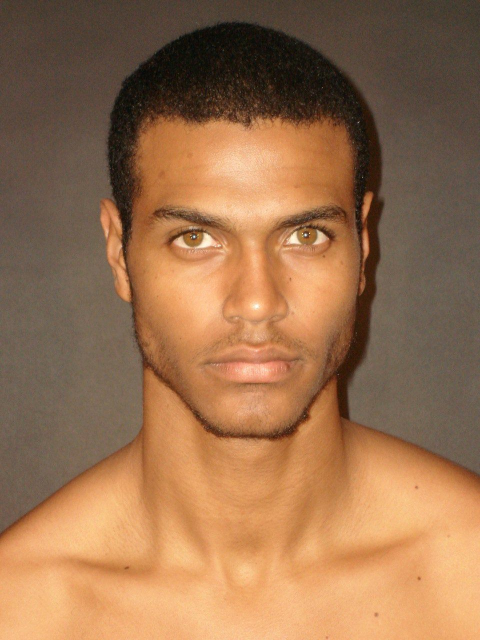
#> input picture face_black.jpg, 960 x 1280 px (shown at 1/2 size)
$ python seg.py
#> lines starting #> are read from the running program, lines starting #| are printed output that depends on the picture; after the words box and inside, x2 and y2 are one past the last pixel; in counts of white or black regions, pixels touching at a corner belong together
import cv2
import numpy as np


def canny_edge_detection(image):
    # Convert the image to grayscale
    gray_image = cv2.cvtColor(image, cv2.COLOR_BGR2GRAY)
    # Apply Canny edge detection
    edges = cv2.Canny(gray_image, 50, 50)  # Increase the thresholds

    # Apply morphological closing to the edges to fill small gaps
    kernel = np.ones((5, 5), np.uint8)  # Kernel size for closing
    closed_edges = cv2.morphologyEx(edges, cv2.MORPH_CLOSE, kernel)
    cv2.imshow("edges", closed_edges)
    return closed_edges


def is_adjacent_to_edge(y, x, edges, max_diff=1):
    # Check if any neighboring pixel (8-connectivity) is part of the edge
    # Make sure the indices are within bounds
    rows, cols = edges.shape
    for dy in [-1, 0, 1]:
        for dx in [-1, 0, 1]:
            ny, nx = y + dy, x + dx
            if 0 <= ny < rows and 0 <= nx < cols and edges[ny, nx] > 0:
                return True
    return False


def flood_fill_skin_region(image, skin_mask, edges, flooded_mask):
    # Convert the skin mask to a binary mask for processing
    skin_mask = skin_mask.astype(np.uint8)

    # Create a separate mask to visualize the regions that will be filled
    fill_mask = np.zeros_like(skin_mask, dtype=np.uint8)

    # Use flood fill to mark regions enclosed by the edges
    for y in range(image.shape[0]):
        for x in range(image.shape[1]):
            # Start a flood fill if the pixel is skin, hasn't been filled yet, and is not adjacent to an edge
            if skin_mask[y, x] == 255 and flooded_mask[y, x] == 0 and not is_adjacent_to_edge(y, x, edges):
                # Flood fill from this skin pixel
                cv2.floodFill(flooded_mask, None, (x, y), 255, loDiff=5, upDiff=5)
                # Mark the regions that are going to be filled
                fill_mask[y, x] = 255

    return flooded_mask, fill_mask


def apply_whitening(hsv_image, mask, increase_v_factor=1.5, decrease_s_factor=0.5):
    # Extract HSV channels
    h_channel = hsv_image[..., 0]
    s_channel = hsv_image[..., 1]
    v_channel = hsv_image[..., 2]

    # Increase the V (brightness) channel and decrease the S (saturation) channel within the mask
    v_channel = np.where(mask == 255, np.clip(v_channel * increase_v_factor, 0, 255), v_channel)
    s_channel = np.where(mask == 255, np.clip(s_channel * decrease_s_factor, 0, 255), s_channel)

    # Rebuild the HSV image
    hsv_image[..., 0] = h_channel
    hsv_image[..., 1] = s_channel
    hsv_image[..., 2] = v_channel

    # Convert back to BGR to visualize the result
    modified_image = cv2.cvtColor(hsv_image, cv2.COLOR_HSV2BGR)

    return modified_image


def remove_outer_layers(mask, num_layers=2):
    """
    Removes the outermost `num_layers` pixels from the mask using morphological erosion.
    """
    # Define the kernel for erosion (a square kernel with a size of 3x3)
    kernel = np.ones((3, 3), np.uint8)

    # Apply erosion `num_layers` times
    for _ in range(num_layers):
        mask = cv2.erode(mask, kernel, iterations=1)

    return mask


def close_mask(mask):
    """
    Apply morphological closing (dilation followed by erosion) to close small gaps.
    """
    kernel = np.ones((5, 5), np.uint8)  # Adjust kernel size to fill gaps
    return cv2.morphologyEx(mask, cv2.MORPH_CLOSE, kernel)


def process_image(image, skin_mask):
    # Step 1: Perform Canny edge detection and apply morphological closing to the edges
    edges = canny_edge_detection(image)

    # Step 2: Initialize the flooded mask (to track filled regions)
    flooded_mask = np.zeros_like(skin_mask, dtype=np.uint8)

    # Step 3: Apply flood fill to detect regions surrounded by edges (only fill unmarked skin pixels not touching the edge)
    filled_mask, fill_mask = flood_fill_skin_region(image, skin_mask, edges, flooded_mask)

    # Step 4: Remove the outermost two layers from the skin mask
    cleaned_mask = remove_outer_layers(skin_mask, num_layers=2)

    # Step 5: Apply morphological closing to close small gaps
    closed_mask = close_mask(cleaned_mask)

    # Step 6: Apply whitening effect on the skin regions surrounded by edges
    whitened_image = apply_whitening(image, filled_mask)

    return whitened_image, fill_mask, closed_mask


# Example usage:

image = cv2.imread('face_black.jpg')
#> image is the input picture: shape (1280, 960, 3); mean B, G, R 79.3, 113.1, 154.1
lower_hsv = np.array([11, 133, 174])  # Example skin tone lower HSV range
upper_hsv = np.array([13, 157, 216])  # Example skin tone upper HSV range

hsv_image = cv2.cvtColor(image, cv2.COLOR_BGR2HSV)
#> hsv_image: shape (1280, 960, 3); mean H, S, V 14, 116.6, 154.1
skinMask = cv2.inRange(hsv_image, lower_hsv, upper_hsv)
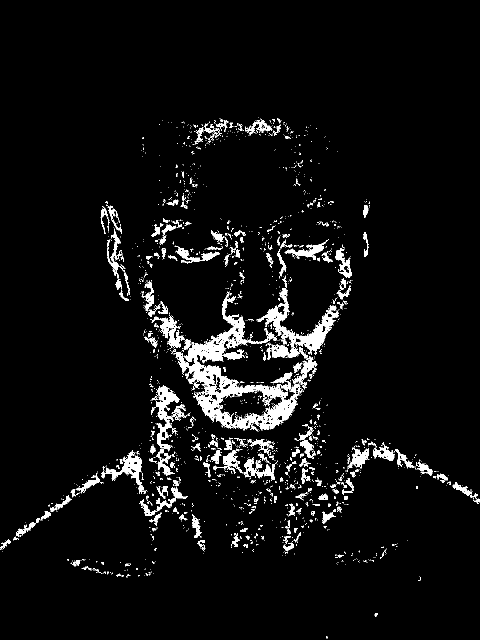
#> skinMask: shape (1280, 960) (shown at 1/2 size); 5% white; 1957 white regions (1730 under 20 px), largest, box (x1, y1, x2, y2) and area: (351, 586, 599, 861) 15348, (513, 576, 678, 720) 5557, (308, 771, 380, 951) 3325
cv2.imshow('skinMask', skinMask)
cv2.waitKey(0)

processed_image, fill_mask, closed_mask = process_image(hsv_image, skinMask)
#> in canny_edge_detection, `gray_image = cv2.cvtColor(image, cv2.COLOR_BGR2GRAY)`:
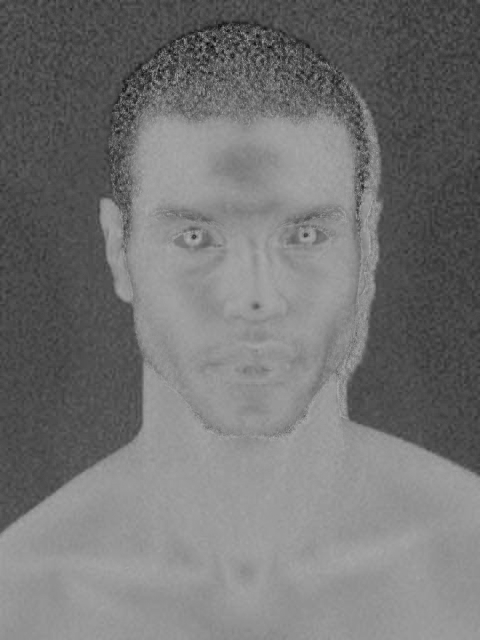
#> gray_image: shape (1280, 960) (shown at 1/2 size); min 1, max 178, mean 116.1
#> in canny_edge_detection, `edges = cv2.Canny(gray_image, 50, 50)`: edges: shape (1280, 960); 5.3% white in thin lines or dots
#> in canny_edge_detection, `closed_edges = cv2.morphologyEx(edges, cv2.MORPH_CLOSE, kernel)`: closed_edges: shape (1280, 960); 13.6% white; 1681 white regions (1369 under 20 px), largest, box (x1, y1, x2, y2) and area: (0, 12, 960, 1070) 127307, (561, 408, 699, 496) 4592, (304, 410, 448, 497) 3457
#> after the loop in flood_fill_skin_region, `for y in range(image.shape[0]):`:
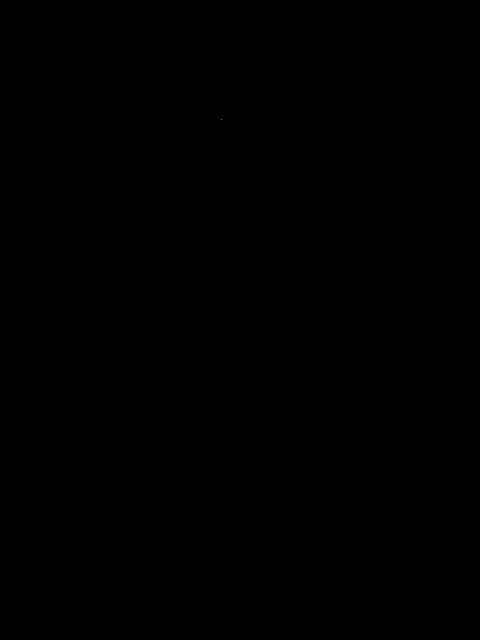
#> fill_mask: shape (1280, 960) (shown at 1/2 size); 0% white in thin lines or dots, all inside (x1, y1, x2, y2) = (443, 238, 444, 239)
#> after the loop in flood_fill_skin_region, `for y in range(image.shape[0]):`: flooded_mask: shape (1280, 960); every value is 255
#> in apply_whitening, `v_channel = hsv_image[..., 2]`:
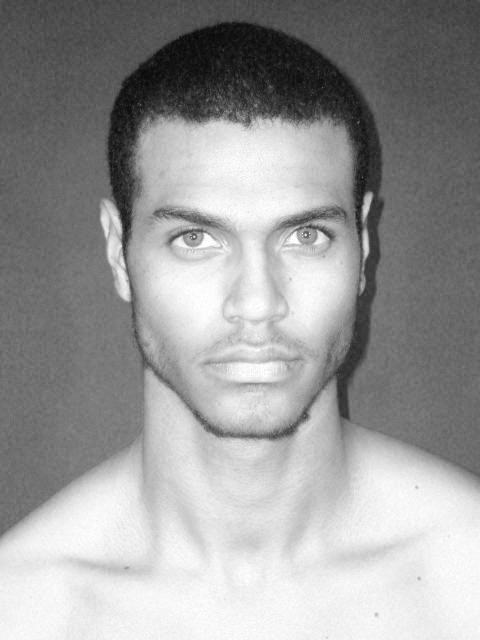
#> v_channel: shape (1280, 960) (shown at 1/2 size); min 1, max 255, mean 154.1
#> in apply_whitening, `v_channel = np.where(mask == 255, np.clip(v_channel * increase_v_facto..`:
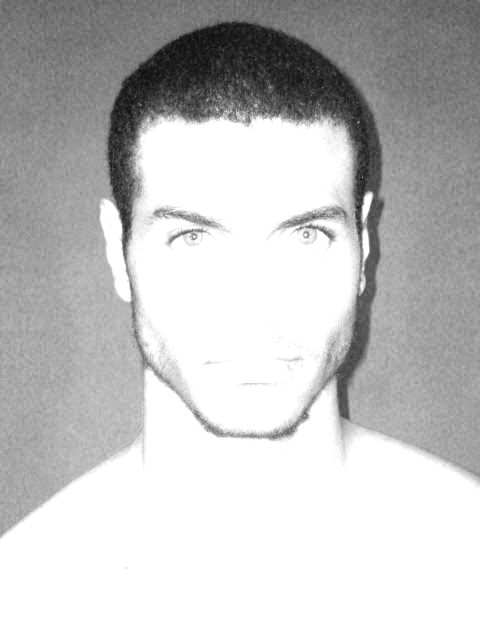
#> v_channel: shape (1280, 960) float64 (shown at 1/2 size); min 1.5, max 255, mean 194.8
#> in apply_whitening, `s_channel = np.where(mask == 255, np.clip(s_channel * decrease_s_facto..`:
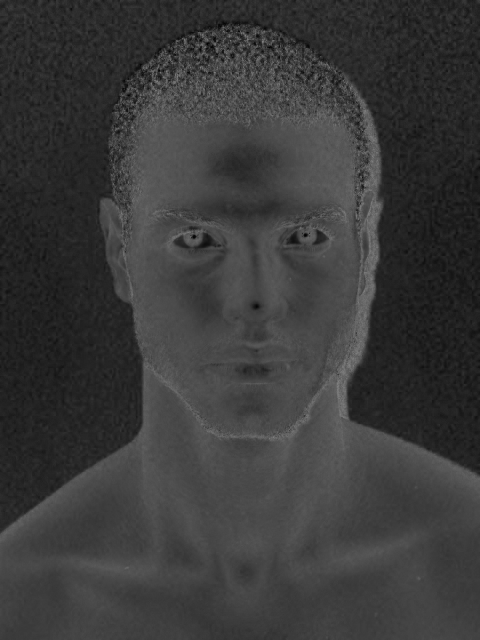
#> s_channel: shape (1280, 960) float64 (shown at 1/2 size); min 0, max 127.5, mean 58.3
#> in apply_whitening, `hsv_image[..., 1] = s_channel`: hsv_image: shape (1280, 960, 3); mean H, S, V 14, 58, 154.1
#> in apply_whitening, `hsv_image[..., 2] = v_channel`: hsv_image: shape (1280, 960, 3); mean H, S, V 14, 58, 194.6
#> in apply_whitening, `modified_image = cv2.cvtColor(hsv_image, cv2.COLOR_HSV2BGR)`:
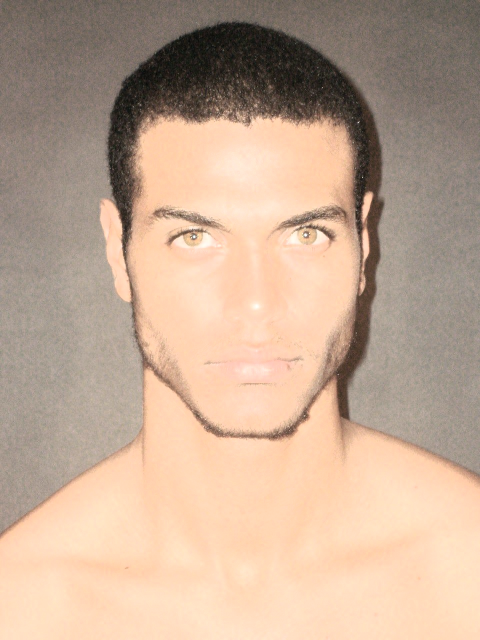
#> modified_image: shape (1280, 960, 3) (shown at 1/2 size); mean B, G, R 147.8, 168.7, 194.6

# Highlight regions to be filled in green on the original image
fill_overlay = cv2.cvtColor(image, cv2.COLOR_BGR2RGB)  # Convert to RGB for visualization
fill_overlay[fill_mask == 255] = [0, 255, 0]  # Highlight regions to be filled in green
#> fill_overlay: shape (1280, 960, 3); mean R, G, B 154.1, 113.1, 79.3

# Show the result
cv2.imshow("Regions to be filled", fill_overlay)
cv2.waitKey(0)

# Display the result
cv2.imshow('Processed Image', processed_image)
cv2.waitKey(0)

# Show cleaned and closed mask
cv2.imshow('Closed Skin Mask', closed_mask)
cv2.waitKey(0)

cv2.destroyAllWindows()

$ run again, with blush_comparison.jpg copied over face_black.jpg
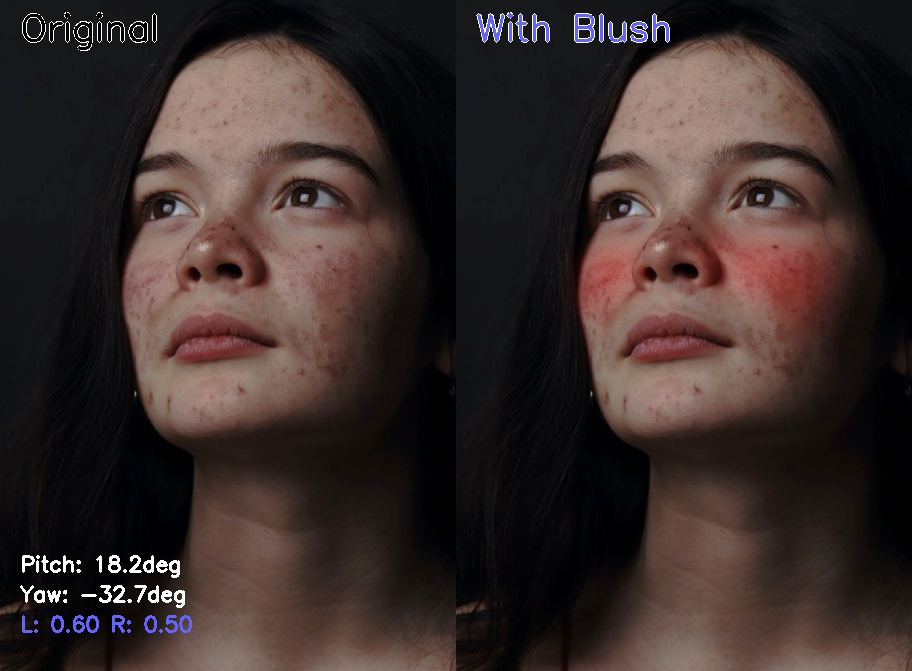
#> input picture blush_comparison.jpg, 912 x 671 px
#> image is the input picture: shape (671, 912, 3); mean B, G, R 42.5, 44.7, 57.5
#> hsv_image: shape (671, 912, 3); mean H, S, V 52.9, 81.1, 59.1
#> skinMask: shape (671, 912); every value is 0
#> in canny_edge_detection, `edges = cv2.Canny(gray_image, 50, 50)`:
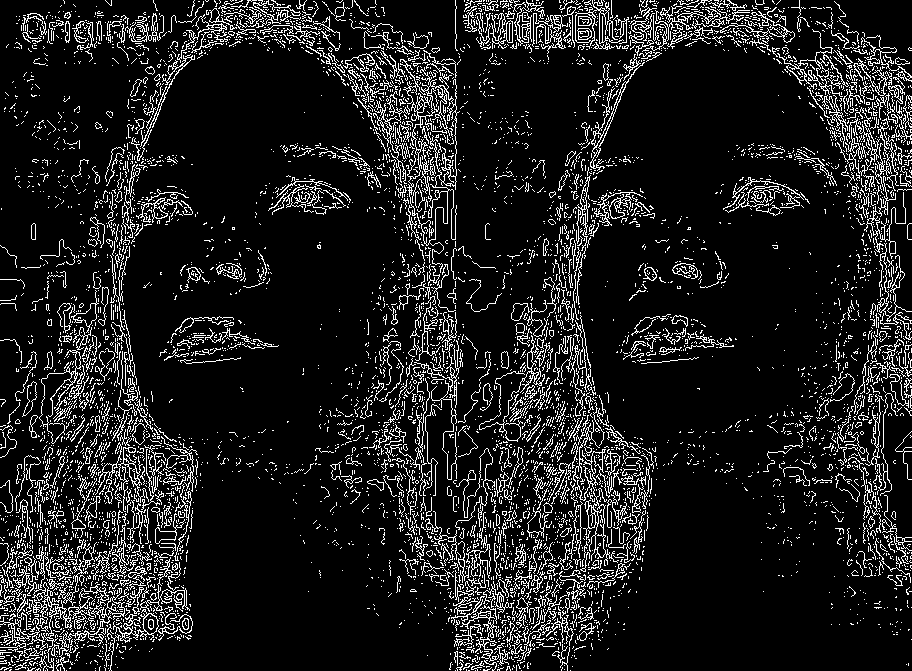
#> edges: shape (671, 912); 11.6% white in thin lines or dots
#> closed_edges: shape (671, 912); 33.1% white; 601 white regions (510 under 20 px), largest, box (x1, y1, x2, y2) and area: (0, 0, 912, 671) 184874, (616, 314, 737, 364) 2069, (159, 316, 279, 364) 1870
#> in apply_whitening, `v_channel = hsv_image[..., 2]`:
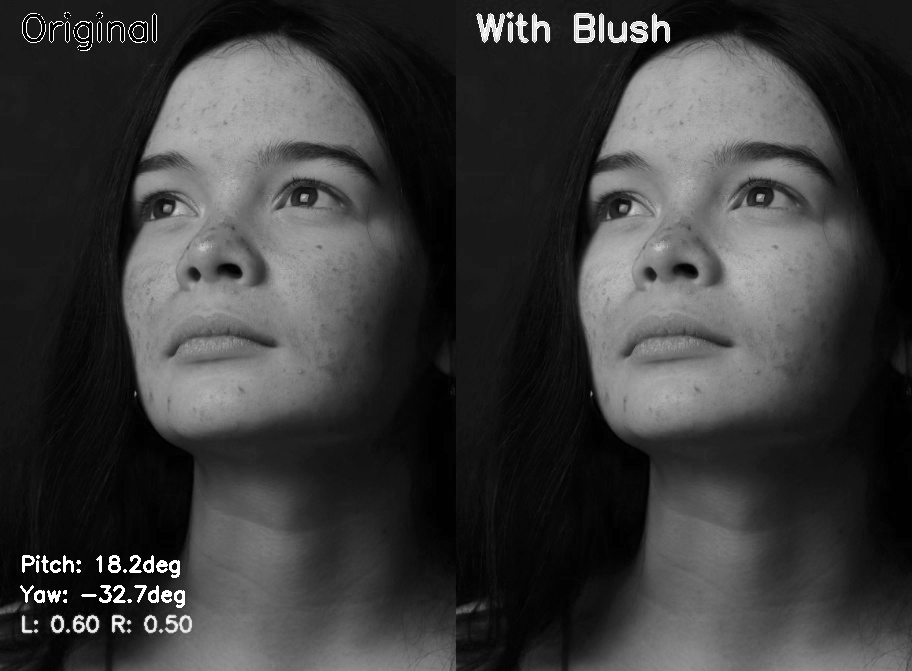
#> v_channel: shape (671, 912); min 0, max 255, mean 59.1
